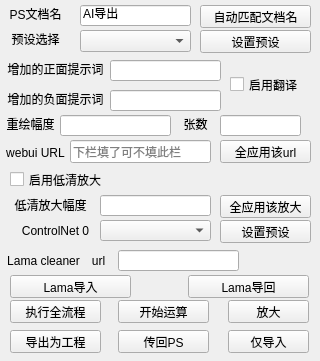
<?xml version="1.0" encoding="UTF-8"?>
<ui version="4.0">
 <class>Form</class>
 <widget class="QWidget" name="Form">
  <property name="geometry">
   <rect>
    <x>0</x>
    <y>0</y>
    <width>320</width>
    <height>361</height>
   </rect>
  </property>
  <property name="windowTitle">
   <string>Form</string>
  </property>
  <widget class="QLabel" name="label">
   <property name="geometry">
    <rect>
     <x>0</x>
     <y>5</y>
     <width>71</width>
     <height>16</height>
    </rect>
   </property>
   <property name="text">
    <string>&lt;html&gt;&lt;head/&gt;&lt;body&gt;&lt;p align=&quot;center&quot;&gt;PS文档名&lt;/p&gt;&lt;/body&gt;&lt;/html&gt;</string>
   </property>
  </widget>
  <widget class="QPushButton" name="auto_layer_name">
   <property name="geometry">
    <rect>
     <x>200</x>
     <y>5</y>
     <width>111</width>
     <height>23</height>
    </rect>
   </property>
   <property name="toolTip">
    <string>在ps中按顺序寻找带有“AI导出”前缀的文档，自动给全部任务进行标注</string>
   </property>
   <property name="text">
    <string>自动匹配文档名</string>
   </property>
  </widget>
  <widget class="QLineEdit" name="layer_name">
   <property name="geometry">
    <rect>
     <x>80</x>
     <y>5</y>
     <width>111</width>
     <height>21</height>
    </rect>
   </property>
   <property name="toolTip">
    <string>不需要多任务流水线的话，自动对ps当前的文档进行执行，可以不用填写。如需一图多修，可将其他任务的文档名改成与这个图片一致的文档名。</string>
   </property>
   <property name="text">
    <string>AI导出</string>
   </property>
   <property name="placeholderText">
    <string/>
   </property>
  </widget>
  <widget class="QComboBox" name="preset_combo">
   <property name="geometry">
    <rect>
     <x>80</x>
     <y>30</y>
     <width>111</width>
     <height>22</height>
    </rect>
   </property>
  </widget>
  <widget class="QPushButton" name="set_preset">
   <property name="geometry">
    <rect>
     <x>200</x>
     <y>30</y>
     <width>111</width>
     <height>23</height>
    </rect>
   </property>
   <property name="toolTip">
    <string>对当前选中的预设进行调整</string>
   </property>
   <property name="text">
    <string>设置预设</string>
   </property>
  </widget>
  <widget class="QLabel" name="label_2">
   <property name="geometry">
    <rect>
     <x>0</x>
     <y>30</y>
     <width>71</width>
     <height>16</height>
    </rect>
   </property>
   <property name="styleSheet">
    <string notr="true">center</string>
   </property>
   <property name="text">
    <string>&lt;html&gt;&lt;head/&gt;&lt;body&gt;&lt;p align=&quot;center&quot;&gt;预设选择&lt;/p&gt;&lt;/body&gt;&lt;/html&gt;</string>
   </property>
   <property name="textInteractionFlags">
    <set>Qt::LinksAccessibleByMouse</set>
   </property>
  </widget>
  <widget class="QLabel" name="label_17">
   <property name="geometry">
    <rect>
     <x>0</x>
     <y>90</y>
     <width>111</width>
     <height>16</height>
    </rect>
   </property>
   <property name="text">
    <string>&lt;html&gt;&lt;head/&gt;&lt;body&gt;&lt;p align=&quot;center&quot;&gt;增加的负面提示词&lt;/p&gt;&lt;/body&gt;&lt;/html&gt;</string>
   </property>
  </widget>
  <widget class="QLabel" name="label_3">
   <property name="geometry">
    <rect>
     <x>0</x>
     <y>60</y>
     <width>111</width>
     <height>16</height>
    </rect>
   </property>
   <property name="text">
    <string>&lt;html&gt;&lt;head/&gt;&lt;body&gt;&lt;p align=&quot;center&quot;&gt;增加的正面提示词&lt;/p&gt;&lt;/body&gt;&lt;/html&gt;</string>
   </property>
  </widget>
  <widget class="QLineEdit" name="add_negative_edit">
   <property name="geometry">
    <rect>
     <x>110</x>
     <y>90</y>
     <width>111</width>
     <height>21</height>
    </rect>
   </property>
   <property name="toolTip">
    <string>在negative后增加的文本</string>
   </property>
   <property name="inputMask">
    <string/>
   </property>
   <property name="text">
    <string/>
   </property>
  </widget>
  <widget class="QCheckBox" name="is_use_translate">
   <property name="geometry">
    <rect>
     <x>230</x>
     <y>75</y>
     <width>80</width>
     <height>19</height>
    </rect>
   </property>
   <property name="toolTip">
    <string>使用有道进行翻译</string>
   </property>
   <property name="text">
    <string>启用翻译</string>
   </property>
  </widget>
  <widget class="QLineEdit" name="add_positive_edit">
   <property name="geometry">
    <rect>
     <x>110</x>
     <y>60</y>
     <width>111</width>
     <height>21</height>
    </rect>
   </property>
   <property name="toolTip">
    <string>在positive后增加的文本</string>
   </property>
   <property name="inputMask">
    <string/>
   </property>
   <property name="text">
    <string/>
   </property>
  </widget>
  <widget class="QLineEdit" name="paint_weight">
   <property name="geometry">
    <rect>
     <x>60</x>
     <y>115</y>
     <width>111</width>
     <height>21</height>
    </rect>
   </property>
  </widget>
  <widget class="QLabel" name="label_4">
   <property name="geometry">
    <rect>
     <x>0</x>
     <y>115</y>
     <width>61</width>
     <height>16</height>
    </rect>
   </property>
   <property name="text">
    <string>&lt;html&gt;&lt;head/&gt;&lt;body&gt;&lt;p align=&quot;center&quot;&gt;重绘幅度&lt;/p&gt;&lt;/body&gt;&lt;/html&gt;</string>
   </property>
  </widget>
  <widget class="QLineEdit" name="paint_count">
   <property name="geometry">
    <rect>
     <x>220</x>
     <y>115</y>
     <width>81</width>
     <height>21</height>
    </rect>
   </property>
  </widget>
  <widget class="QLabel" name="label_5">
   <property name="geometry">
    <rect>
     <x>175</x>
     <y>115</y>
     <width>41</width>
     <height>16</height>
    </rect>
   </property>
   <property name="text">
    <string>&lt;html&gt;&lt;head/&gt;&lt;body&gt;&lt;p align=&quot;center&quot;&gt;张数&lt;/p&gt;&lt;/body&gt;&lt;/html&gt;</string>
   </property>
  </widget>
  <widget class="QPushButton" name="all_url_btn">
   <property name="geometry">
    <rect>
     <x>220</x>
     <y>140</y>
     <width>91</width>
     <height>23</height>
    </rect>
   </property>
   <property name="toolTip">
    <string>将其他全部任务改成这个url</string>
   </property>
   <property name="text">
    <string>全应用该url</string>
   </property>
  </widget>
  <widget class="QLabel" name="label_6">
   <property name="geometry">
    <rect>
     <x>0</x>
     <y>145</y>
     <width>71</width>
     <height>16</height>
    </rect>
   </property>
   <property name="text">
    <string>&lt;html&gt;&lt;head/&gt;&lt;body&gt;&lt;p align=&quot;center&quot;&gt;webui URL&lt;/p&gt;&lt;/body&gt;&lt;/html&gt;</string>
   </property>
  </widget>
  <widget class="QLineEdit" name="webui_url">
   <property name="geometry">
    <rect>
     <x>70</x>
     <y>140</y>
     <width>141</width>
     <height>23</height>
    </rect>
   </property>
   <property name="toolTip">
    <string>如果填了Autodlid可不填此栏，会自动进行匹配</string>
   </property>
   <property name="placeholderText">
    <string>下栏填了可不填此栏</string>
   </property>
  </widget>
  <widget class="QCheckBox" name="is_hd">
   <property name="geometry">
    <rect>
     <x>10</x>
     <y>170</y>
     <width>101</width>
     <height>19</height>
    </rect>
   </property>
   <property name="text">
    <string>启用低清放大</string>
   </property>
   <property name="checkable">
    <bool>true</bool>
   </property>
   <property name="checked">
    <bool>false</bool>
   </property>
  </widget>
  <widget class="QPushButton" name="all_hd_btn">
   <property name="geometry">
    <rect>
     <x>220</x>
     <y>195</y>
     <width>91</width>
     <height>23</height>
    </rect>
   </property>
   <property name="toolTip">
    <string>将其他全部任务改成这个这个“启用低清放大选项”和“低清放大幅度”</string>
   </property>
   <property name="text">
    <string>全应用该放大</string>
   </property>
  </widget>
  <widget class="QLineEdit" name="hd_weight">
   <property name="geometry">
    <rect>
     <x>100</x>
     <y>195</y>
     <width>111</width>
     <height>21</height>
    </rect>
   </property>
  </widget>
  <widget class="QLabel" name="label_7">
   <property name="geometry">
    <rect>
     <x>10</x>
     <y>195</y>
     <width>81</width>
     <height>20</height>
    </rect>
   </property>
   <property name="text">
    <string>&lt;html&gt;&lt;head/&gt;&lt;body&gt;&lt;p align=&quot;center&quot;&gt;低清放大幅度&lt;/p&gt;&lt;/body&gt;&lt;/html&gt;</string>
   </property>
  </widget>
  <widget class="QLabel" name="label_8">
   <property name="geometry">
    <rect>
     <x>10</x>
     <y>220</y>
     <width>91</width>
     <height>23</height>
    </rect>
   </property>
   <property name="styleSheet">
    <string notr="true">center</string>
   </property>
   <property name="text">
    <string>&lt;html&gt;&lt;head/&gt;&lt;body&gt;&lt;p align=&quot;center&quot;&gt;ControlNet 0&lt;/p&gt;&lt;/body&gt;&lt;/html&gt;</string>
   </property>
   <property name="textInteractionFlags">
    <set>Qt::LinksAccessibleByMouse</set>
   </property>
  </widget>
  <widget class="QComboBox" name="cn0_preset">
   <property name="geometry">
    <rect>
     <x>100</x>
     <y>220</y>
     <width>111</width>
     <height>21</height>
    </rect>
   </property>
  </widget>
  <widget class="QLabel" name="label_18">
   <property name="geometry">
    <rect>
     <x>-2</x>
     <y>250</y>
     <width>91</width>
     <height>23</height>
    </rect>
   </property>
   <property name="styleSheet">
    <string notr="true">center</string>
   </property>
   <property name="text">
    <string>&lt;html&gt;&lt;head/&gt;&lt;body&gt;&lt;p align=&quot;center&quot;&gt;Lama cleaner&lt;/p&gt;&lt;/body&gt;&lt;/html&gt;</string>
   </property>
   <property name="textInteractionFlags">
    <set>Qt::LinksAccessibleByMouse</set>
   </property>
  </widget>
  <widget class="QLabel" name="label_19">
   <property name="geometry">
    <rect>
     <x>78</x>
     <y>250</y>
     <width>41</width>
     <height>23</height>
    </rect>
   </property>
   <property name="styleSheet">
    <string notr="true">center</string>
   </property>
   <property name="text">
    <string>&lt;html&gt;&lt;head/&gt;&lt;body&gt;&lt;p align=&quot;center&quot;&gt;url&lt;/p&gt;&lt;/body&gt;&lt;/html&gt;</string>
   </property>
   <property name="textInteractionFlags">
    <set>Qt::LinksAccessibleByMouse</set>
   </property>
  </widget>
  <widget class="QLineEdit" name="lama_url">
   <property name="geometry">
    <rect>
     <x>118</x>
     <y>250</y>
     <width>121</width>
     <height>21</height>
    </rect>
   </property>
  </widget>
  <widget class="QPushButton" name="cn0_preset_set_btn">
   <property name="geometry">
    <rect>
     <x>220</x>
     <y>220</y>
     <width>91</width>
     <height>23</height>
    </rect>
   </property>
   <property name="toolTip">
    <string>设置当前选中的controlnet</string>
   </property>
   <property name="text">
    <string>设置预设</string>
   </property>
  </widget>
  <widget class="QPushButton" name="lama_export">
   <property name="geometry">
    <rect>
     <x>10</x>
     <y>275</y>
     <width>121</width>
     <height>23</height>
    </rect>
   </property>
   <property name="toolTip">
    <string>快捷键ctrl+shift+F3</string>
   </property>
   <property name="text">
    <string>Lama导入</string>
   </property>
  </widget>
  <widget class="QPushButton" name="lama_import">
   <property name="geometry">
    <rect>
     <x>188</x>
     <y>275</y>
     <width>121</width>
     <height>23</height>
    </rect>
   </property>
   <property name="toolTip">
    <string>快捷键ctrl+shift+F4</string>
   </property>
   <property name="text">
    <string>Lama导回</string>
   </property>
  </widget>
  <widget class="QPushButton" name="import_sd_btn">
   <property name="geometry">
    <rect>
     <x>10</x>
     <y>300</y>
     <width>91</width>
     <height>23</height>
    </rect>
   </property>
   <property name="toolTip">
    <string>按照任务设定从ps当前的文档导出图片进入sd执行</string>
   </property>
   <property name="text">
    <string>执行全流程</string>
   </property>
  </widget>
  <widget class="QPushButton" name="start_cal_btn">
   <property name="geometry">
    <rect>
     <x>118</x>
     <y>300</y>
     <width>91</width>
     <height>23</height>
    </rect>
   </property>
   <property name="toolTip">
    <string>直接触发sd的开始按钮并在完成后导回sd</string>
   </property>
   <property name="text">
    <string>开始运算</string>
   </property>
  </widget>
  <widget class="QPushButton" name="hd_btn">
   <property name="geometry">
    <rect>
     <x>228</x>
     <y>300</y>
     <width>81</width>
     <height>23</height>
    </rect>
   </property>
   <property name="toolTip">
    <string>用当前的设定对网页上生成好的图片进行sd放大</string>
   </property>
   <property name="text">
    <string>放大</string>
   </property>
  </widget>
  <widget class="QPushButton" name="back_ps_btn">
   <property name="geometry">
    <rect>
     <x>118</x>
     <y>330</y>
     <width>91</width>
     <height>23</height>
    </rect>
   </property>
   <property name="toolTip">
    <string>把网页上的图片进行传回</string>
   </property>
   <property name="text">
    <string>传回PS</string>
   </property>
  </widget>
  <widget class="QPushButton" name="only_import_btn">
   <property name="geometry">
    <rect>
     <x>228</x>
     <y>330</y>
     <width>81</width>
     <height>23</height>
    </rect>
   </property>
   <property name="toolTip">
    <string>不改变提示词进行导入，不生成</string>
   </property>
   <property name="text">
    <string>仅导入</string>
   </property>
  </widget>
  <widget class="QPushButton" name="export_project_btn">
   <property name="geometry">
    <rect>
     <x>10</x>
     <y>330</y>
     <width>91</width>
     <height>23</height>
    </rect>
   </property>
   <property name="text">
    <string>导出为工程</string>
   </property>
  </widget>
 </widget>
 <resources/>
 <connections/>
</ui>
